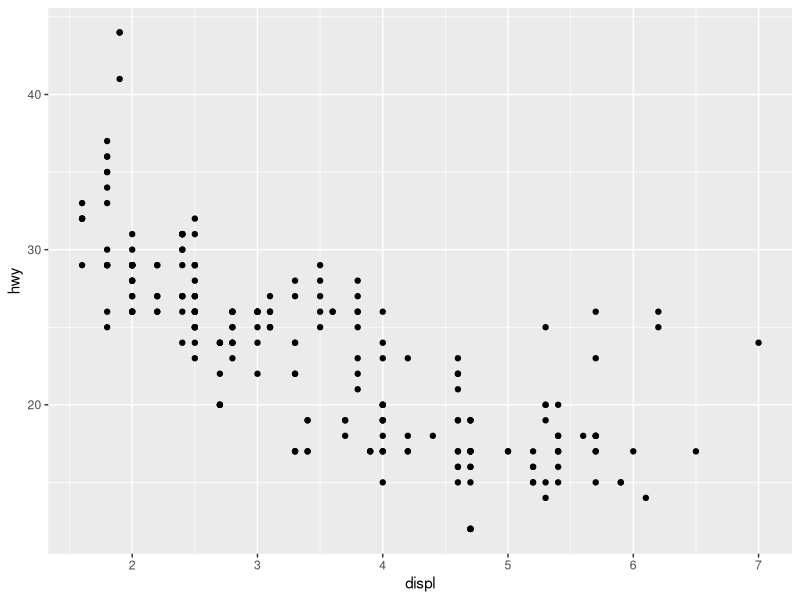
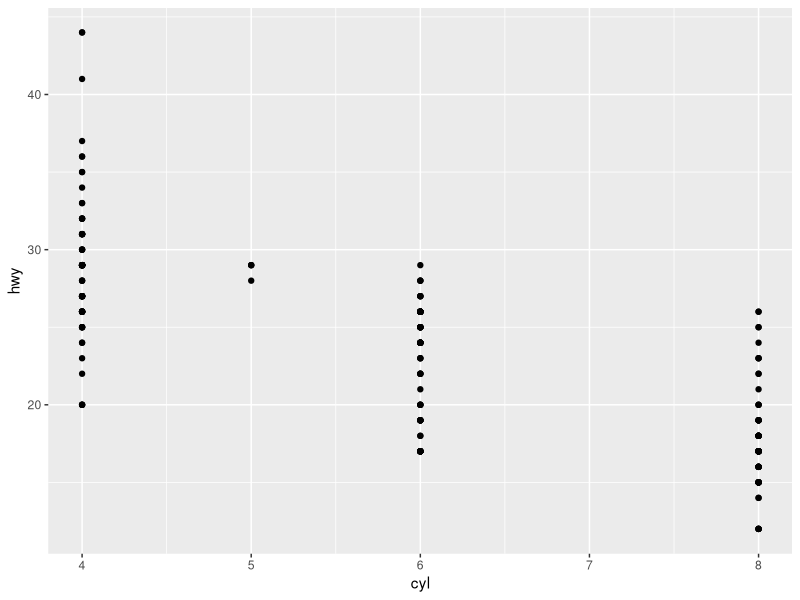
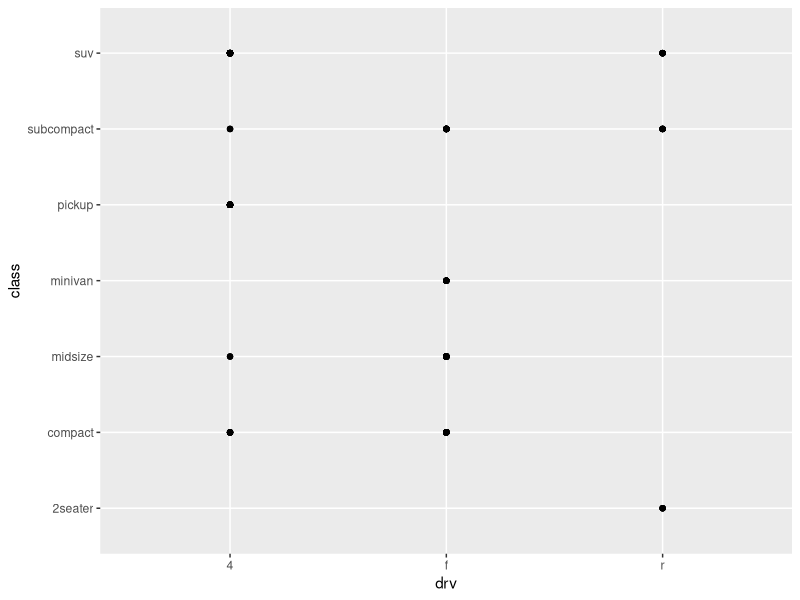
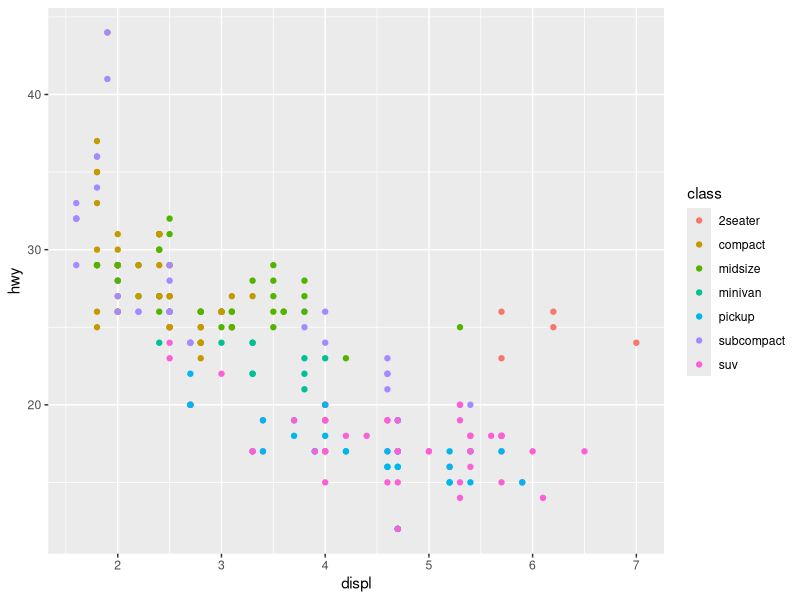
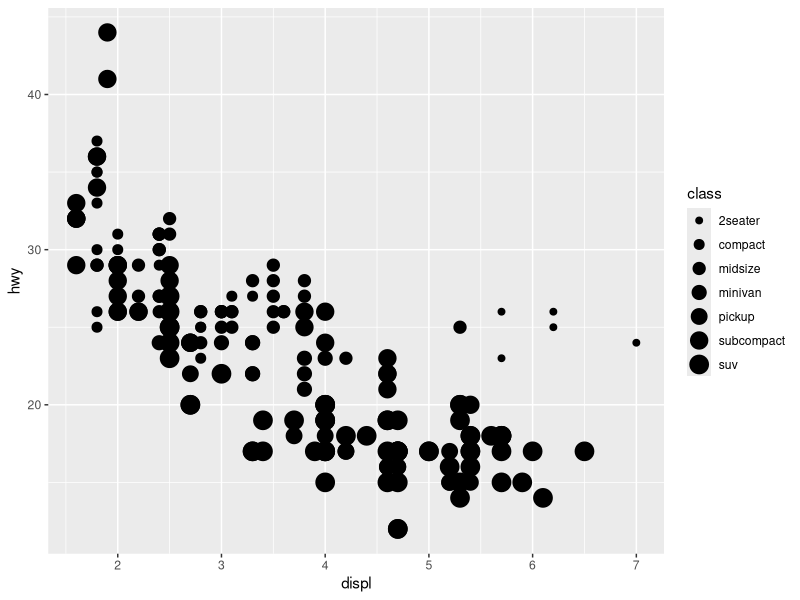
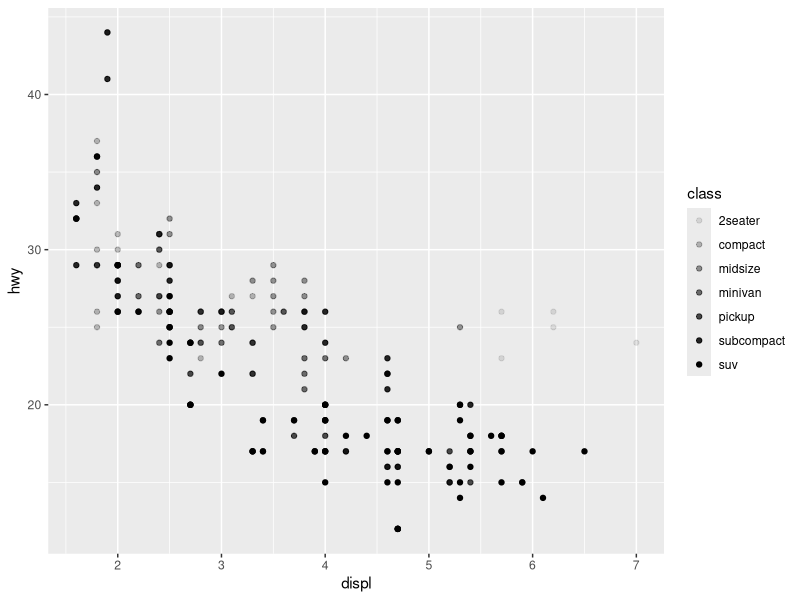
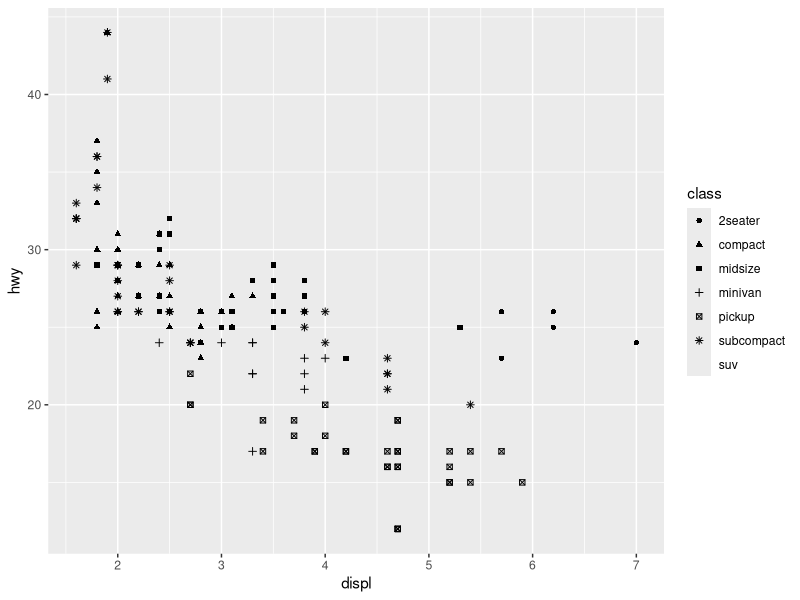
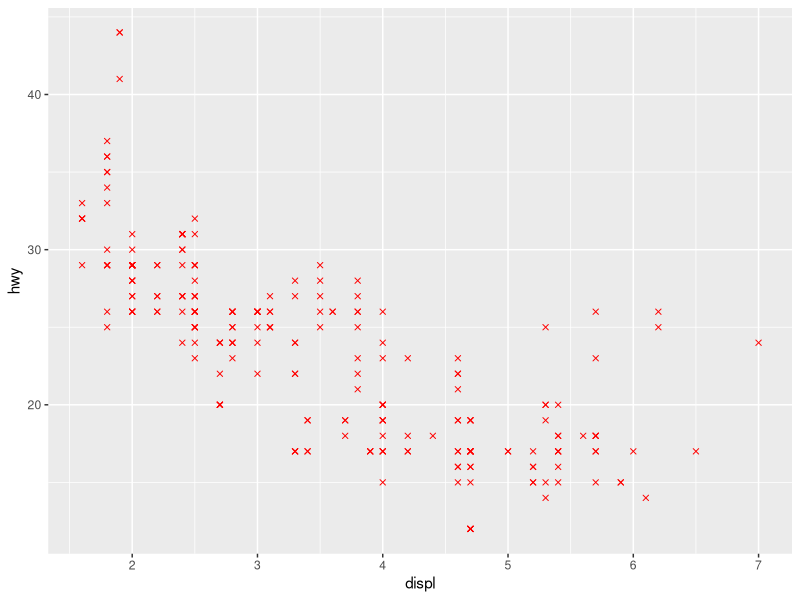

The R source for these figures, in order:
### Chapter 3 of R4DS

# 1. Load your packages ----
library(tidyverse)

# 2. Load your data ----
mpg

# 3. Plot Data/EDA ----
mpg %>% 
  ggplot() +
  geom_point(aes(x=displ, y=hwy))

mpg %>% 
  ggplot(aes(x=cyl, y=hwy)) +
  geom_point()

mpg %>% 
  ggplot(aes(x=drv, y=class)) +
  geom_point()

# 4. Aesthetics ----
mpg %>% 
  ggplot(aes(x=displ, y=hwy, color=class)) +
  geom_point()

# 4a. class aesthetic
mpg %>% 
  ggplot(aes(x=displ, y=hwy, size=class)) +
  geom_point()

# 4b. alpha aesthetic
mpg %>% 
  ggplot(aes(x=displ, y=hwy, alpha=class)) +
  geom_point()

# 4c. shape aesthetic
mpg %>% 
  ggplot(aes(x=displ, y=hwy, shape=class)) +
  geom_point()
  # note. ggplot can only use 6 shapes at a time

# 5. Global aesthetics ----
mpg %>% 
  ggplot(aes(x=displ, y=hwy)) +
  geom_point(color="red", shape=4)
  # note. set the argument inside your geom function rather than with the
  # aesthetics

  # R has 25 different built-in shapes


# 6. Facet Wrapping ----
mpg %>% 
  ggplot(aes(x=displ, y=hwy, color=class)) +
  geom_point() +
  facet_wrap(~class, nrow=2)

# if you are trying to facet on a combination of variables:
mpg %>% 
  ggplot(aes(x=displ, y=hwy, color=class)) +
  geom_point() +
  facet_grid(drv~cyl)
  # note, this breaks them up by drive train on y axis
  # and number of cyl on x axis

# 7. Using other geoms like smooth
ggplot(data = mpg) +
  geom_smooth(mapping = aes(x = displ, y = hwy))

ggplot(data = mpg) +
  geom_smooth(mapping = aes(x = displ, y = hwy, group = drv))

ggplot(data = mpg) +
  geom_smooth(
    mapping = aes(x = displ, y = hwy, color = drv),
    show.legend = TRUE
  )

# 8. Display multiple geoms
mpg %>% 
  ggplot(aes(x=displ, y=hwy)) +
  geom_point() +
  geom_smooth()

# Use local mappings for each type of geom layer
mpg %>% 
  ggplot(aes(x=displ, y=hwy)) +
  geom_point(aes(color=class)) +
  geom_smooth()

mpg %>% 
  ggplot(aes(x=displ, y=hwy)) +
  geom_point(aes(color=class)) +
  geom_smooth(data = filter(mpg, class == "subcompact"), se=FALSE)
  #note you can use filter on the geom to override the global data argument

ggplot(data = mpg, mapping = aes(x = displ, y = hwy, color = drv)) + 
  geom_point() + 
  geom_smooth(se = FALSE)


# 9 Adding Jitter

ggplot(data = mpg, mapping = aes(x = displ, y = hwy, color = drv)) + 
  geom_jitter() + 
  geom_smooth(se = FALSE)
  #geom_jitter() = geom_point(position="jitter")

  # other positions include 'dodge, fill, identity, stack'

